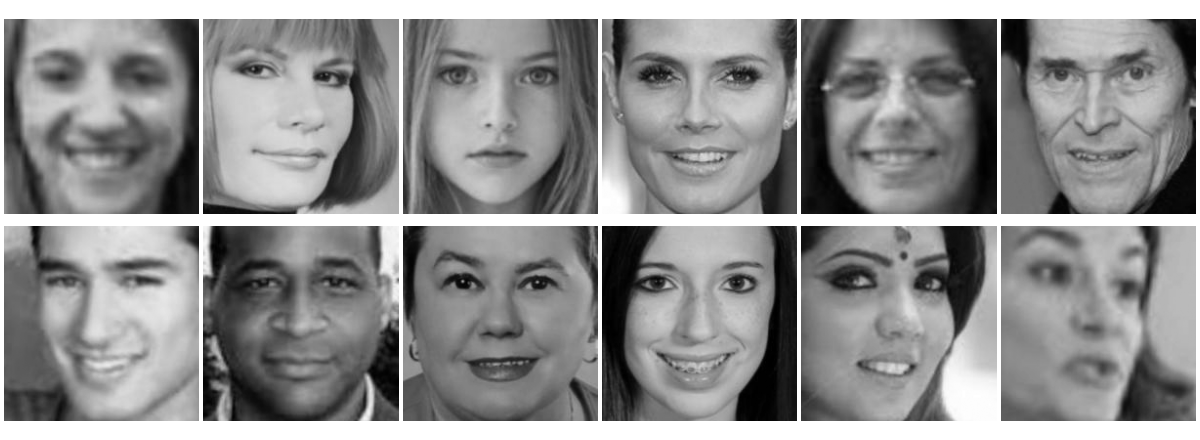

Recreate this plot in Python.
# /// script
# requires-python = ">=3.12"
# dependencies = ["numpy", "matplotlib"]
# ///
"""Draw a grid of example faces from utkcropped.npz.

Usage:
    uv run utkfaces.py <path to utkcropped.npz>

Writes utkfaces.png next to this script.
"""

import sys
from pathlib import Path

import matplotlib.pyplot as plt
import numpy as np

faces = np.load(sys.argv[1])["faces"]
rng = np.random.default_rng(190)
idx = rng.choice(len(faces), size=12, replace=False)

fig, axes = plt.subplots(2, 6, figsize=(12, 4.4))
for ax, i in zip(axes.flat, idx):
    ax.imshow(faces[i].reshape(200, 200), cmap="gray", vmin=0, vmax=255)
    ax.axis("off")
fig.tight_layout(pad=0.3)
fig.savefig(Path(__file__).with_suffix(".png"), dpi=100, facecolor="white")
